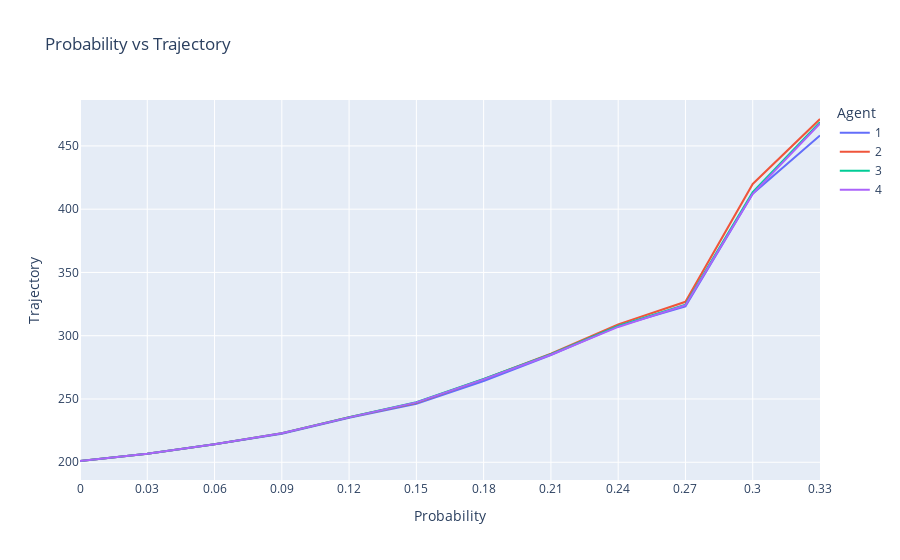

The cell this chart's notebook holds for it:
### Code cell
fig1 = px.line(avg_results_df, x="Probability", y="Trajectory", color="Agent", title='Probability vs Trajectory')
fig1.update_xaxes(dtick=0.03)
fig1.show()

plotly.io.write_image(fig1, file="./images/prob_trajectory.png", scale=5)

### Figure 1 — Plotly figure (JSON) as saved in the notebook; plotly's stock layout.template omitted (floating-point values rounded to 4 significant figures)
{"data": [{"hovertemplate": "Agent=1<br>Probability=%{x}<br>Trajectory=%{y}<extra></extra>", "legendgroup": "1", "line": {"color": "#636efa", "dash": "solid"}, "marker": {"symbol": "circle"}, "mode": "lines", "name": "1", "orientation": "v", "showlegend": true, "type": "scatter", "x": [0, 0.03, 0.06, 0.09, 0.12, 0.15, 0.18, 0.21, 0.24, 0.27, 0.3, 0.33], "xaxis": "x", "y": [201, 206.7, 214.3, 222.5, 235.1, 246.3, 264.2, 284.7, 307.6, 323.2, 412.3, 458.2], "yaxis": "y"}, {"hovertemplate": "Agent=2<br>Probability=%{x}<br>Trajectory=%{y}<extra></extra>", "legendgroup": "2", "line": {"color": "#EF553B", "dash": "solid"}, "marker": {"symbol": "circle"}, "mode": "lines", "name": "2", "orientation": "v", "showlegend": true, "type": "scatter", "x": [0, 0.03, 0.06, 0.09, 0.12, 0.15, 0.18, 0.21, 0.24, 0.27, 0.3, 0.33], "xaxis": "x", "y": [201, 206.7, 214.3, 222.9, 235.5, 247.1, 265.7, 285.8, 309, 326.8, 419.9, 471.3], "yaxis": "y"}, {"hovertemplate": "Agent=3<br>Probability=%{x}<br>Trajectory=%{y}<extra></extra>", "legendgroup": "3", "line": {"color": "#00cc96", "dash": "solid"}, "marker": {"symbol": "circle"}, "mode": "lines", "name": "3", "orientation": "v", "showlegend": true, "type": "scatter", "x": [0, 0.03, 0.06, 0.09, 0.12, 0.15, 0.18, 0.21, 0.24, 0.27, 0.3, 0.33], "xaxis": "x", "y": [201, 206.7, 214.3, 222.9, 235.5, 247.4, 265.9, 285.5, 307.7, 324.6, 413.5, 468.7], "yaxis": "y"}, {"hovertemplate": "Agent=4<br>Probability=%{x}<br>Trajectory=%{y}<extra></extra>", "legendgroup": "4", "line": {"color": "#ab63fa", "dash": "solid"}, "marker": {"symbol": "circle"}, "mode": "lines", "name": "4", "orientation": "v", "showlegend": true, "type": "scatter", "x": [0, 0.03, 0.06, 0.09, 0.12, 0.15, 0.18, 0.21, 0.24, 0.27, 0.3, 0.33], "xaxis": "x", "y": [201, 206.7, 214.3, 222.9, 235.5, 247.3, 265.5, 284.9, 306.9, 324.1, 412.1, 467.7], "yaxis": "y"}], "layout": {"legend": {"title": {"text": "Agent"}, "tracegroupgap": 0}, "title": {"text": "Probability vs Trajectory"}, "xaxis": {"anchor": "y", "domain": [0, 1], "dtick": 0.03, "title": {"text": "Probability"}}, "yaxis": {"anchor": "x", "domain": [0, 1], "title": {"text": "Trajectory"}}}}
